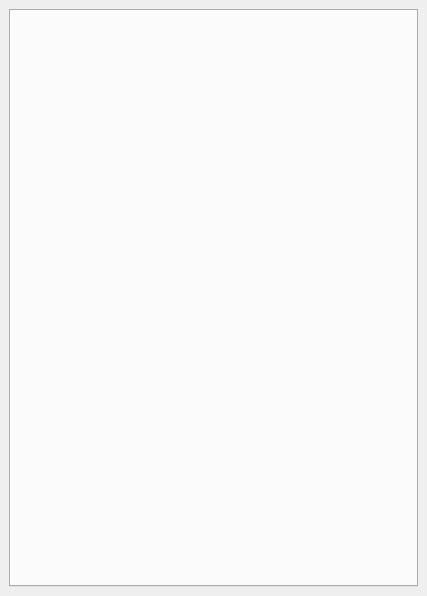
<?xml version="1.0" encoding="UTF-8"?>
<ui version="4.0">
 <class>cPadsView</class>
 <widget class="QDockWidget" name="cPadsView">
  <property name="geometry">
   <rect>
    <x>0</x>
    <y>0</y>
    <width>427</width>
    <height>596</height>
   </rect>
  </property>
  <property name="font">
   <font>
    <pointsize>8</pointsize>
   </font>
  </property>
  <property name="windowTitle">
   <string>pads_view:</string>
  </property>
  <widget class="QWidget" name="dockWidgetContents">
   <layout class="QVBoxLayout" name="verticalLayout">
    <item>
     <widget class="QTabWidget" name="padsTabWidget">
      <property name="currentIndex">
       <number>-1</number>
      </property>
     </widget>
    </item>
   </layout>
  </widget>
 </widget>
 <resources/>
 <connections/>
</ui>
